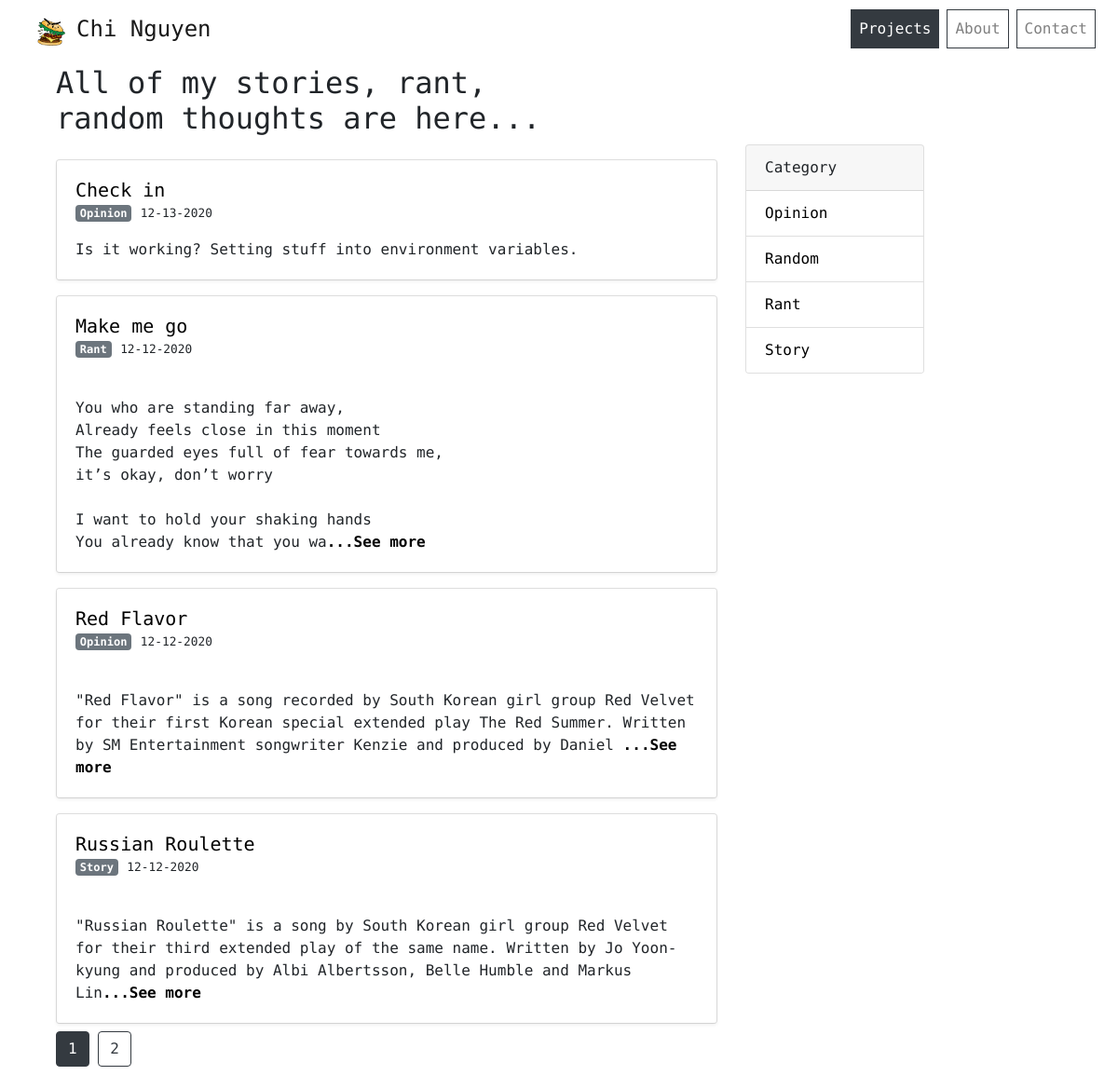
The app's page /blogs/ with its own data.
### chiblog/Blog/blog_model.py (models this page shows, shortened)
class Blog(db.Model):
    id = db.Column(db.Integer, primary_key=True)
    title = db.Column(db.String(100), nullable=False)
    content = db.Column(db.Text, nullable=False)
    image = db.Column(db.String(20), nullable=True, default = 'default.jpg')
    created_at = db.Column(db.DateTime, nullable = False, default = datetime.utcnow)
    category_id = db.Column(db.Integer, db.ForeignKey('category.id'), nullable=False)
    category = db.relationship('Category', backref= db.backref('blogs', lazy=True))

class Category(db.Model):
    id = db.Column(db.Integer, primary_key=True)
    name = db.Column(db.String(20), default = 'story')

### chiblog/Blog/blog_routes.py (the view)
@blog.route('/blogs')
@blog.route('/blogs/')
def blogs():
    page = request.args.get('page', 1, type=int)
    blogs = Blog.query.order_by(Blog.created_at.desc()).paginate(page=page, per_page=5)
    return render_template('blogs.html', posts=blogs)

### chiblog/templates/blogs.html (shortened to what this page needs)
{% extends "layout.html" %} {% block content %}
<div class="container-fluid padding">
  <div class="row welcome">
    <div class="col-12">
      <h2>All of my stories, rant,<br />random thoughts are here...</h2>
    </div>
    <div class="col-12">
      <div class="row">
        <div class="col-lg-8 col-md-12">
          {% for post in posts.items %} {% if post.category.name != 'draft' %}
          <div class="card mt-3 mb-2">
            <div class="card-body shadow-sm">
              <h5 class="card-title mb-0">
                <a href="{{ url_for('blog.one_blog', blog_id = post.id) }}"
                  >{{ post.title }}</a
                >
              </h5>
              <a
                href="{{ url_for('blog.category_blog', category = post.category.name) }}"
                class="badge badge-secondary"
                aria-pressed="true"
                >{{ post.category.name.capitalize() }}</a
              >
              <small class="card-subtitle mt-0"
                >{{ post.created_at.strftime('%m-%d-%Y') }}</small
              >
              {% if post.content|length >= 200 %}
              <p class="card-text mt-3">
                {{ post.content[:200] }}<a
                  href="{{ url_for('blog.one_blog', blog_id = post.id) }}"
                  ><b>...See more</b></a
                >
              </p>
              {% else %}
              <p class="card-text mt-3">{{ post.content }}</p>
              {% endif %}
            </div>
          </div>
          {% endif %} {% endfor %}
        </div>
        <div class="col-lg-4 d-none d-lg-block">
          <div class="card mr-0" style="width: 12rem">
            <div class="card-header">Category</div>
            <ul class="list-group list-group-flush">
              <li class="list-group-item">
                <a
                  href="{{ url_for('blog.category_blog', category = 'opinion') }}"
                  >Opinion</a
                >
              </li>
              <li class="list-group-item">
                <a
                  href="{{ url_for('blog.category_blog', category = 'random') }}"
                  >Random</a
                >
              </li>
              <li class="list-group-item">
                <a href="{{ url_for('blog.category_blog', category = 'rant') }}"
                  >Rant</a
                >
              </li>
              <li class="list-group-item">
                <a
                  href="{{ url_for('blog.category_blog', category = 'story') }}"
                  >Story</a
                >
              </li>
            </ul>
          </div>
        </div>
      </div>
    </div>
  </div>
  {% for page_num in posts.iter_pages(left_edge=1, right_edge=1, left_current=1,
  right_current=2) %} {% if page_num %} {% if posts.page == page_num %}
  <a class="btn btn-dark mb-4" href="{{ url_for('blog.blogs', page=page_num) }}"
    >{{ page_num }}</a
  >
  {% else %}
  <a
    class="btn btn-outline-dark mb-4"
    href="{{ url_for('blog.blogs', page=page_num) }}"
    >{{ page_num }}</a
  >
  {% endif %} {% else %} ... {% endif %} {% endfor %}
</div>
{% endblock content %}

### chiblog/templates/layout.html (shortened to what this page needs)
<!DOCTYPE html>
<html>
  <head>
    <link
      rel="stylesheet"
      href="https://cdn.jsdelivr.net/npm/bootstrap@4.5.3/dist/css/bootstrap.min.css"
    />
    <link
      rel="stylesheet"
      type="text/css"
      href="{{ url_for('static', filename='main.css') }}"
    />
    <link
      rel="stylesheet"
      href="https://cdnjs.cloudflare.com/ajax/libs/font-awesome/4.7.0/css/font-awesome.min.css"
    />
  </head>
  <body>
    <nav class="navbar navbar-expand-md navbar-light bg-transparent sticky-top">
      <a class="navbar-brand ml-4 nohover" href="{{ url_for('main.home') }}">
        <img
          src="{{ url_for('static', filename='images/burger2.png') }}"
          width="30"
          height="30"
          alt=""
        />
        <span style="font-size: 1.5rem; font-weight: 500">Chi Nguyen</span>
      </a>
      <div class="collapse navbar-collapse" id="navbarResponsive">
        <ul class="navbar-nav ml-auto">
          <li class="nav-item mr-2 border border-dark bg-dark">
            <a
              class="nav-link text-white"
              href="{{ url_for('project.projects') }}"
            >
              Projects</a
            >
          </li>
          <li class="nav-item mr-2 border border-dark">
            <a class="nav-link" href="{{ url_for('main.about') }}">About</a>
          </li>
          <li class="nav-item mr-2 border border-dark">
            <a class="nav-link" href="{{ url_for('main.contact') }}">Contact</a>
          </li>
        </ul>
      </div>
    </nav>
    <main role="main" class="container-sm mt-2" id="swup">
       {% block content %}{% endblock %}
    </main>
  </body>
</html>

### chiblog/static/main.css (style rules this page uses)
body { font-family: "Ubuntu Mono", monospace; }
a { color: #000000; }
p { white-space: pre-line; }

### records on screen
Blog: title "Check in", category.name "Opinion", created_at "12-13-2020", content "Is it working? Setting stuff into environment variables."
Blog: title "Make me go", category.name "Rant", created_at "12-12-2020", content "You who are standing far away, Already feels close in this moment The guarded eyes full of fear towards me, it’s okay, don’t worry I want to hold your shaking hands You already know that you wa"
Blog: title "Red Flavor", category.name "Opinion", created_at "12-12-2020", content "\"Red Flavor\" is a song recorded by South Korean girl group Red Velvet for their first Korean special extended play The Red Summer. Written by SM Entertainment songwriter Kenzie and produced by Daniel"
Blog: title "Russian Roulette", category.name "Story", created_at "12-12-2020", content "\"Russian Roulette\" is a song by South Korean girl group Red Velvet for their third extended play of the same name. Written by Jo Yoon-kyung and produced by Albi Albertsson, Belle Humble and Markus Lin"

### other values on screen
{{ page_num }} "1"
{{ page_num }} "2"
